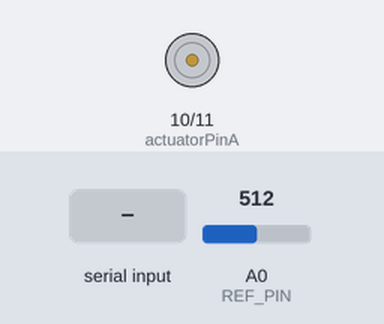
Simulated run of this sketch. Board: Arduino Uno, built with avr-gcc and run on an emulated ATmega328P. Parts: motor-driver pin pairs drawn as motors (green arrow = first pin HIGH = forward, orange = second pin HIGH = backward, longer = more drive). Inputs (shaded band) come from the test bench; at power-on: A0 (REF_PIN) = 512. Random numbers use the default seed unless the sketch sets one; what the sketch prints to the serial monitor is not drawn.

Above: at 1.2 s.
1.3 s: A0 (REF_PIN) set to 716
At 1.48 s:
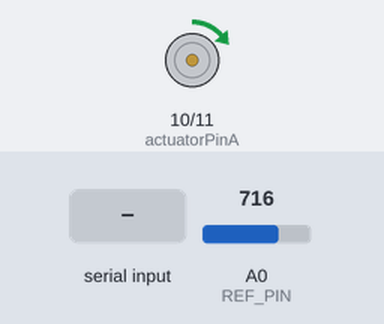
4.3 s: "1\n" received over Serial
5.8 s: A0 (REF_PIN) set to 122
7.3 s: "8\n" received over Serial
At 8.5 s:
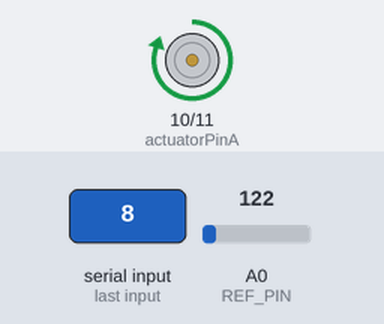
Timing chart, 0 to 10.3 s (numbered marks = the images above; inputs shaded):
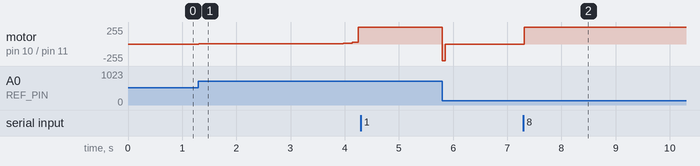

The sketch:

NeuralArduino_Pendulo.ino
```cpp
/*
  Red Neuronal Arduino
  Código por Moisés Díaz Malagón
  Revisión 1.1
*/
#define ETA_MAX 1 //define el step
#define SGN 1 //define el signo de respuesta del proceso
#define REF_PIN 0 //A3

int actuatorPinA = 10;      // select the pin for the PWM motor A
int actuatorPinB = 11;      // select the pin for the PWM motor B
int ref = 505;              // referencia de posición


float v[3]; //PESOS DE tres entradas a neurona de salida (3 intermedias)
float w[3][3]; //neurona j, entrada i
float x[3];//vector de resultados de capa intermedia a ser comparados con pesos v
float e[3] = { 0, 0, 0 }, suma; //vector de entradas (error, error anterior, error anterior 2)
float u; //señal de control de neurona de salida
float ETA = 9;
float error, delta, delta2; //variables para retro

void inizializacion() { //inicializamos con pesos aleatorios, entre -0.1 y 0.1 sin tomar 0
  for (int i = 0; i < 3; i++) {
    v[i] = random(-100, 100)/100.;
  }
  for (int i = 0; i < 3; i++) {
    for (int j = 0; j < 3; j++) {
      w[i][j] = random(-100, 100)/100.;
    }
  }
}

void run_forward() {
  //calcula el error en este instante leyendo pines anal[ogicos]

  for (int j = 0; j < 3; j++) { //itera sobre neuronas de capa intermedia
    suma = 0; //suma ponderada de cada neurona
    for (int i = 0; i < 3; i++) { //itera sobre entradas de cada neurona
      suma += w[j][i] * e[i];
    }
    //sumatoria se pasa por funcion de activacion y llena vector de resultados
    x[j] = 2.0 / (1.0 + exp(-suma)) - 1.0;
  }


  //para neurona final
  suma = 0;
  for (int i = 0; i < 3; i++) { //itera sobre entradas de neurona de salida
    suma += v[i] * x[i];
  }
  //sumatoria se pasa por funcion de activacion y saca señal de control
  u = 2.0 / (1.0 + exp(-suma)) - 1.0; //MAXIMO 100% DE DUTY CYCLE
  float control =  u * 255.;

  if (control >= 0) {
    digitalWrite(actuatorPinB, LOW);                      // sets the pin to GND
    analogWrite(actuatorPinA, (int)control);                  // sets the value for PWM DC
  }
  if (control < 0) {
    digitalWrite(actuatorPinA, LOW);                      // sets the pin to GND
    analogWrite(actuatorPinB, -(int)control);               // sets the value for PWM DC
  }
}

void run_backward() {
  //actualizacion de errores
  e[2] = e[1];
  e[1] = e[0];
  e[0] = (analogRead(REF_PIN)-ref) / 1023.;
  error = e[0];

  delta = error * u * (1 - u);
  for (int i = 0; i < 3; i++) {
      v[i] += ETA * delta * x[i] * 1.; //ultimo es salida de la anterior, el signo de "1" es directamente proporcional la señal de control a la respuesta del proceso

  }

  for (int j = 0; j < 3; j++) { //itera sobre neuronas de capa intermedia
    delta2 = delta * v[j] * x[j] * (1 - x[j]); //suma ponderada de cada neurona
    for (int i = 0; i < 3; i++) { //itera sobre entradas de cada neurona
      w[j][i] += ETA * delta2 * e[i] * 1.; //el signo de "1" es directamente proporcional la señal de control a la respuesta del proceso
    }
  }

}

void setup()
{
  // initialize LED digital pin as an output.
  pinMode(REF_PIN, INPUT);
  pinMode(actuatorPinA, OUTPUT);                // declare the ledPin11 as an OUTPUT:
  pinMode(actuatorPinB, OUTPUT);                // declare the ledPin11 as an OUTPUT:

  Serial.begin(9600);
  Serial.setTimeout(10000);
  inizializacion();

}

void loop()
{
  // turn the LED on (HIGH is the voltage level)
  run_forward();
  delayMicroseconds(10);
  run_backward();

  if (Serial.available()) {
    byte input = Serial.read();
    if (input == 'h' || input == 'H') {
      Serial.println("Neural Network Control: ");
      Serial.println("1) Set learning to 100%");
      Serial.println("2) Set learning to 50%");
      Serial.println("3) Set learning to 10%");
      Serial.println("4) Set learning to 1%");
      Serial.println("8) Write setpoint");
      Serial.println("9) Set learning to 0%");
    }
    else {
      switch (input)
      {
        case '1':
          ETA = ETA_MAX;
          Serial.print("Learning Set to ");
          Serial.println(ETA);
          break;
        case '2':
          Serial.print("Learning Set to ");
          Serial.println(ETA);
          ETA = ETA_MAX * 0.5;
          break;
        case '3':
          Serial.print("Learning Set to ");
          Serial.println(ETA);
          ETA = ETA_MAX * 0.1;
          break;
        case '4':
          Serial.print("Learning Set to ");
          Serial.println(ETA);
          ETA = ETA_MAX * 0.01;
          break;
        case '8':
          char input[2];
          Serial.print('\n');
          Serial.print("Reference XX -> X.X >");
          Serial.readBytesUntil('\n', input, 2);
          Serial.print(" ");
          Serial.print(input[0]);
          Serial.print(".");
          Serial.print(input[1]);
          Serial.print(" \n");
          ref = (input[0] - 48) + (input[1] - 48) * 0.1;
          ref = ref * 1023. / 5.;
          break;
        case '9':
          ETA = 0;
          Serial.print("Learning Set to ");
          Serial.println(ETA);
          break;
        default:
          break;
      }

    }

  }
}
```

Measured:
- after the input at 1.3 s, motor on pin 10 (actuatorPinA) / pin 11 (actuatorPinB): moves from stopped to forward 251/255 over 3.0 s, starting at once
- after the input at 7.3 s, motor on pin 10 (actuatorPinA) / pin 11 (actuatorPinB): stopped → forward 254/255 at once
